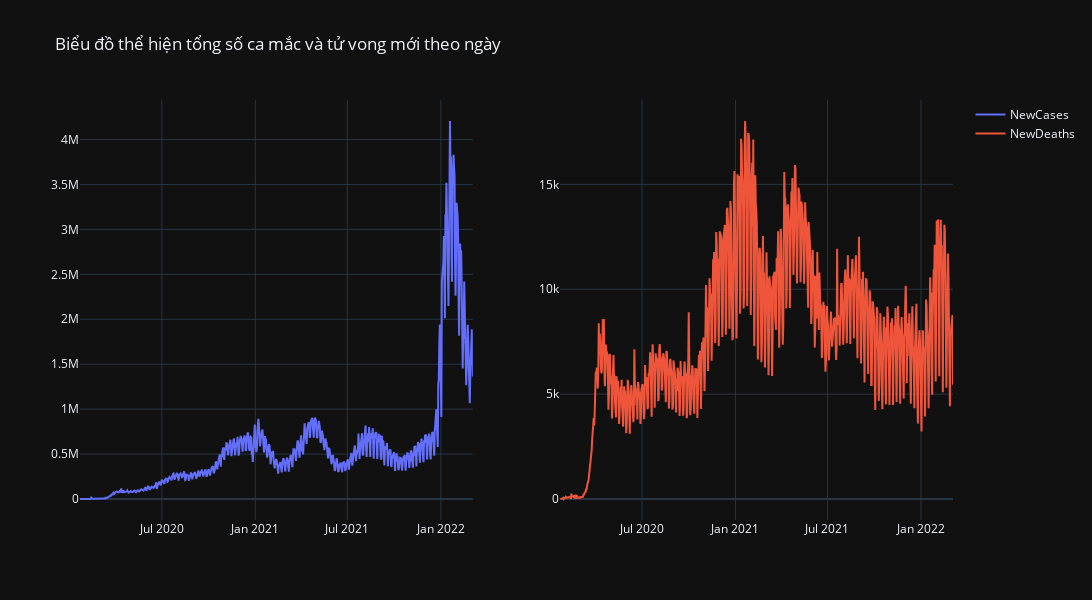

Here is the notebook cell this chart was saved with:
### Markdown cell above
##### Tổng số ca mắc và tử vong mới theo từng ngày trên toàn thế giới kể từ đầu đại dịch

### Code cell
plot_sub_lines(covid_world_df, 'Date', 'NewCases', 'NewDeaths', "Biểu đồ thể hiện tổng số ca mắc và tử vong mới theo ngày")

### Figure 1 — Plotly figure (JSON) as saved in the notebook; plotly's stock layout.template omitted (floating-point values rounded to 4 significant figures; data arrays with more than 128 entries replaced by an {"elided": "..."} marker saying what was removed)
{"data": [{"mode": "lines", "name": "NewCases", "type": "scatter", "x": {"elided": "774 str values"}, "xaxis": "x", "y": {"elided": "774 int values"}, "yaxis": "y"}, {"mode": "lines", "name": "NewDeaths", "type": "scatter", "x": {"elided": "774 str values"}, "xaxis": "x2", "y": {"elided": "774 int values"}, "yaxis": "y2"}], "layout": {"height": 600, "title": {"text": "Biểu đồ thể hiện tổng số ca mắc và tử vong mới theo ngày"}, "width": 1200, "xaxis": {"anchor": "y", "domain": [0, 0.45]}, "xaxis2": {"anchor": "y2", "domain": [0.55, 1]}, "yaxis": {"anchor": "x", "domain": [0, 1]}, "yaxis2": {"anchor": "x2", "domain": [0, 1]}}}
